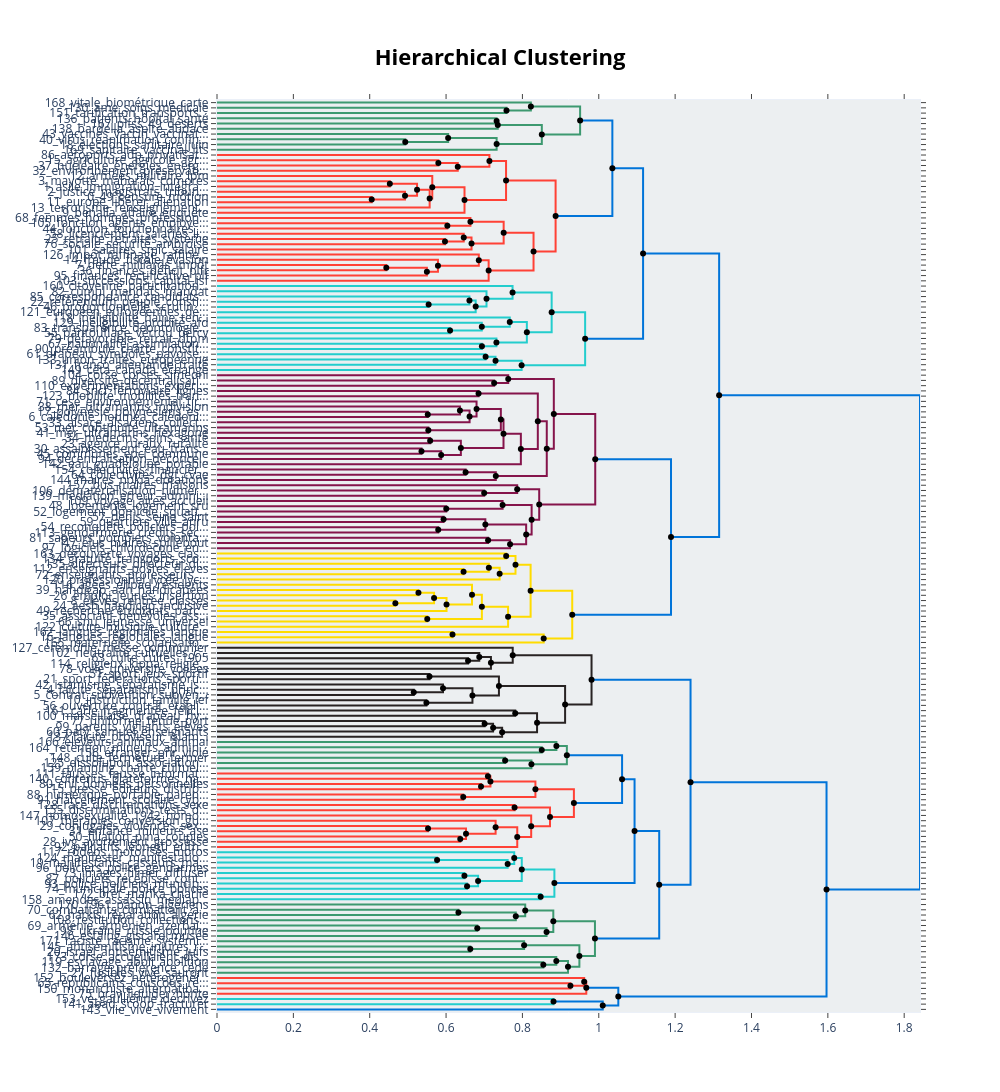

The cell this chart's notebook holds for it:
### Code cell
# Visualisation hiérarchique (dendogramme)

fig_hierarchical = topic_model.visualize_hierarchy(
    hierarchical_topics=hierarchical_topics
)
fig_hierarchical
